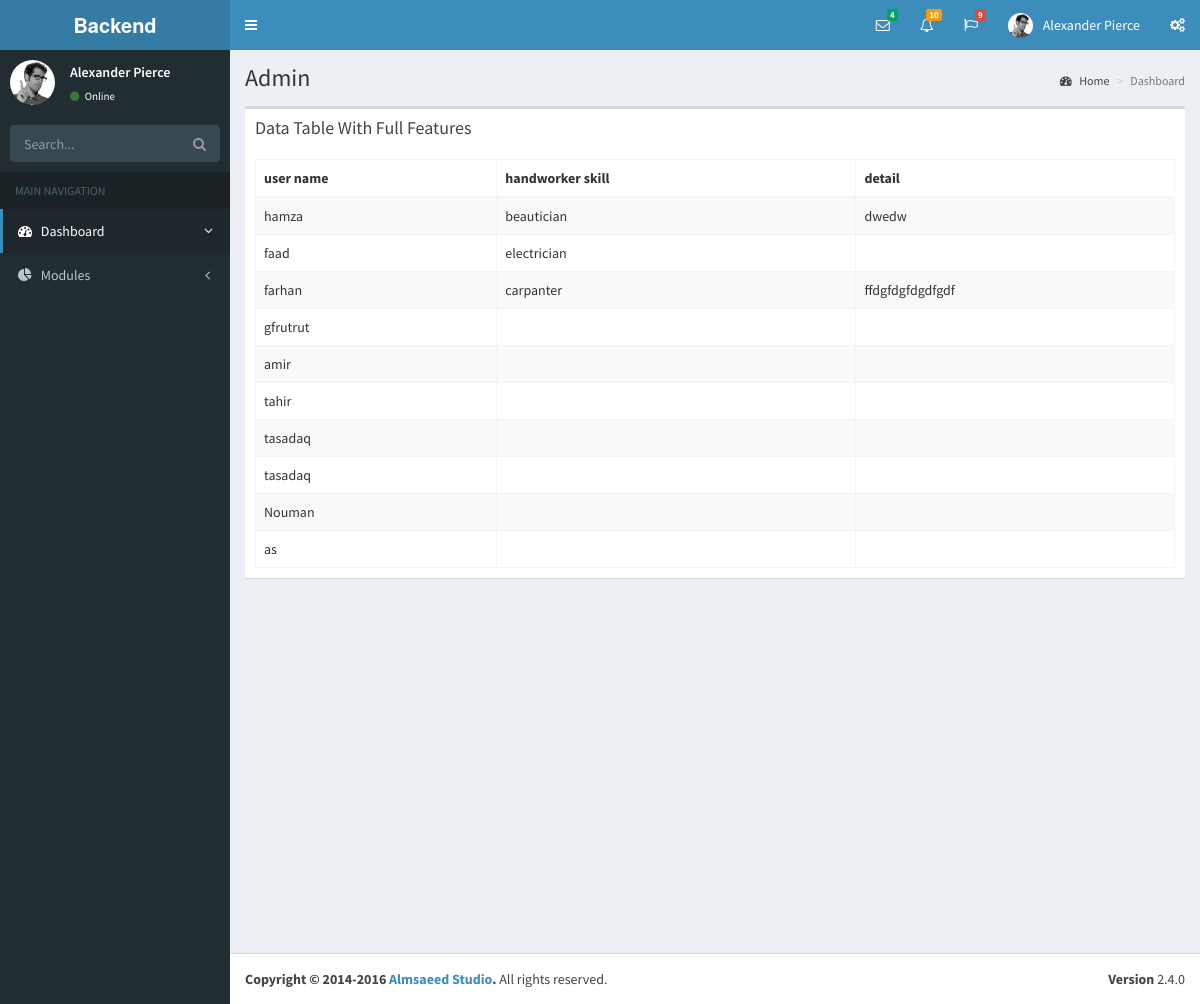
Screenshot of /backend/handworker_skills.php with the database file from the repository.
### tables this page shows
CREATE TABLE `user` (
  `user_id` int(11) NOT NULL,
  `category_id` int(11) NOT NULL,
  `sub_category_id` int(11) NOT NULL,
  `user_type` enum('Admin','Hand worker','Customer') NOT NULL,
  `user_name` varchar(30) NOT NULL,
  `user_image` varchar(250) NOT NULL,
  `user_email` varchar(30) NOT NULL,
  `user_pass` varchar(30) NOT NULL,
  `user_contact` varchar(30) NOT NULL,
  `user_address` varchar(30) NOT NULL,
  `date` timestamp NOT NULL DEFAULT CURRENT_TIMESTAMP
);

CREATE TABLE `handworker_skills` (
  `skill_id` int(11) NOT NULL,
  `user_id` int(11) NOT NULL,
  `skills` varchar(30) NOT NULL,
  `detail` varchar(200) NOT NULL
);

### mysql/MysqliDb.php (called while the page is built, shortened)
<?php
class MysqliDb
{
    public static $prefix = '';
    protected $_mysqli;
    protected $_query;
    protected $_queryOptions = array();
    protected $_orderBy = array();
    protected $_groupBy = array();
    protected $_bindParams = array('');
    protected $host;
    protected $socket;
    protected $_username;
    protected $_password;
    protected $db;
    protected $port;
    protected $charset;
    public $returnType = 'array';
    protected $_nestJoin = false;
    private $_tableName = '';
    protected $_mapKey = null;
    public function __construct($host = null, $username = null, $password = null, $db = null, $port = null, $charset = 'utf8', $socket = null)
    {
        $isSubQuery = false;
        if (is_object($host)) {
            $this->_mysqli = $host;
        } else
            if(is_string($host)) {
                $this->host = $host;
            }
        $this->_username = $username;
        $this->_password = $password;
        $this->db = $db;
        $this->port = $port;
        $this->charset = $charset;
        $this->socket = $socket;
    }
    public function connect()
    {
        $this->_mysqli = new mysqli($this->host, $this->_username, $this->_password, $this->db, $this->port, $this->socket);
        if ($this->charset) {
            $this->_mysqli->set_charset($this->charset);
        }
    }
    public function mysqli()
    {
        return $this->_mysqli;
    }
    protected function reset()
    {
        $this->_orderBy = array();
        $this->_groupBy = array();
        $this->_bindParams = array('');
        $this->_query = null;
        $this->_queryOptions = array();
        $this->returnType = 'array';
        $this->_nestJoin = false;
        $this->_forUpdate = false;
        $this->_lockInShareMode = false;
        $this->_tableName = '';
        $this->_updateColumns = null;
        $this->_mapKey = null;
    }
    public function get($tableName, $numRows = null, $columns = '*')
    {
        $column = is_array($columns) ? implode(', ', $columns) : $columns;
        if (strpos($tableName, '.') === false) {
            $this->_tableName = self::$prefix . $tableName;
        } else {
            $this->_tableName = $tableName;
        }
        $this->_query = 'SELECT ' . implode(' ', $this->_queryOptions) . ' ' .
            $column . " FROM " . $this->_tableName;
        $stmt = $this->_buildQuery($numRows);
        $stmt->execute();
        $res = $this->_dynamicBindResults($stmt);
        return $res;
    }
    protected function _determineType($item)
    {
        switch (gettype($item)) {
            case 'boolean':
            case 'integer':
                return 'i';
                break;
        }
        return '';
    }
    protected function _bindParam($value)
    {
        $this->_bindParams[0] .= $this->_determineType($value);
        array_push($this->_bindParams, $value);
    }
    protected function _buildPair($operator, $value)
    {
        if (!is_object($value)) {
            return ' ' . $operator . ' ? ';
        }
        $subQuery = $value->getSubQuery();
        return " " . $operator . " (" . $subQuery['query'] . ") " . $subQuery['alias'];
    }
    protected function _buildQuery($numRows = null, $tableData = null)
    {
        $stmt = $this->_prepareQuery();
        if (count($this->_bindParams) > 1) {
            call_user_func_array(array($stmt, 'bind_param'), $this->refValues($this->_bindParams));
        }
        return $stmt;
    }
    protected function _dynamicBindResults(mysqli_stmt $stmt)
    {
        $parameters = array();
        $results = array();
        $mysqlLongType = 252;
        $shouldStoreResult = false;
        $meta = $stmt->result_metadata();
        $row = array();
        while ($field = $meta->fetch_field()) {
            if ($this->_nestJoin && $field->table != $this->_tableName) {
                $field->table = substr($field->table, strlen(self::$prefix));
                $row[$field->table][$field->name] = null;
                $parameters[] = & $row[$field->table][$field->name];
            } else {
                $row[$field->name] = null;
                $parameters[] = & $row[$field->name];
            }
        }
        call_user_func_array(array($stmt, 'bind_result'), $parameters);
        while ($stmt->fetch()) {
            if ($this->returnType == 'object') {
                $result = new stdClass ();
                foreach ($row as $key => $val) {
                    if (is_array($val)) {
                        $result->$key = new stdClass ();
                        foreach ($val as $k => $v) {
                            $result->$key->$k = $v;
                        }
                    } else {
                        $result->$key = $val;
                    }
                }
            } else {
                $result = array();
                foreach ($row as $key => $val) {
                    if (is_array($val)) {
                        foreach ($val as $k => $v) {
                            $result[$key][$k] = $v;
                        }
                    } else {
                        $result[$key] = $val;
                    }
                }
            }
            if ($this->_mapKey) {
                $results[$row[$this->_mapKey]] = count($row) > 2 ? $result : end($result);
            } else {
                array_push($results, $result);
            }
        }
        return $results;
    }
    protected function _buildCondition($operator, &$conditions)
    {
        if (empty($conditions)) {
            return;
        }
        $this->_query .= ' ' . $operator;
        foreach ($conditions as $cond) {
            list ($concat, $varName, $operator, $val) = $cond;
            $this->_query .= " " . $concat . " " . $varName;
            switch (strtolower($operator)) {
                default:
                    if (is_array($val)) {
                        $this->_bindParams($val);
                    } elseif ($val === null) {
                        $this->_query .= ' ' . $operator . " NULL";
                    } elseif ($val != 'DBNULL' || $val == '0') {
                        $this->_query .= $this->_buildPair($operator, $val);
                    }
            }
        }
    }
    protected function _buildGroupBy()
    {
        if (empty($this->_groupBy)) {
            return;
        }
        $this->_query .= " GROUP BY ";
        $this->_query = rtrim($this->_query, ', ') . " ";
    }
    protected function _buildOrderBy()
    {
        if (empty($this->_orderBy)) {
            return;
        }
        $this->_query .= " ORDER BY ";
        $this->_query = rtrim($this->_query, ', ') . " ";
    }
    protected function _prepareQuery()
    {
        if (!$stmt = $this->mysqli()->prepare($this->_query)) {
            $msg = $this->mysqli()->error . " query: " . $this->_query;
            $num = $this->mysqli()->errno;
            $this->reset();
            throw new Exception($msg, $num);
        }
        return $stmt;
    }
    protected function refValues(array &$arr)
    {
        if (strnatcmp(phpversion(), '5.3') >= 0) {
            $refs = array();
            foreach ($arr as $key => $value) {
                $refs[$key] = & $arr[$key];
            }
            return $refs;
        }
        return $arr;
    }
    protected function replacePlaceHolders($str, $vals)
    {
        $i = 1;
        $newStr = "";
        while ($pos = strpos($str, "?")) {
            $val = $vals[$i++];
            $newStr .= substr($str, 0, $pos) . "'" . $val . "'";
            $str = substr($str, $pos + 1);
        }
        $newStr .= $str;
        return $newStr;
    }
}

### config.php (called while the page is built, shortened)
<?php
   require_once ('mysql/MysqliDb.php');
   $db2 = new MysqliDb (DB_SERVER, DB_USERNAME, DB_PASSWORD, DB_DATABASE);
?>

### backend/handworker_skills.php (the view, shortened to what this page needs)
     <?php $baseurl = "http://localhost/handworker/backend/assets/";  ?>
 <?php include "header.php";
 include '../config.php';
$users = $db2->get('user');
 ?>
  <aside class="main-sidebar">
    <section class="sidebar">
      <div class="user-panel">
        <div class="pull-left image">
          <img src="<?php echo $baseurl;  ?>dist/img/user2-160x160.jpg" class="img-circle" alt="User Image">
        </div>
        <div class="pull-left info">
          <p>Alexander Pierce</p>
          <a href="#"><i class="fa fa-circle text-success"></i> Online</a>
        </div>
      </div>
      <form action="#" method="get" class="sidebar-form">
        <div class="input-group">
          <input type="text" name="q" class="form-control" placeholder="Search...">
          <span class="input-group-btn">
                <button type="submit" name="search" id="search-btn" class="btn btn-flat"><i class="fa fa-search"></i>
                </button>
              </span>
        </div>
      </form>
    <?php include "sidebar.php";  ?>
    </section>
  </aside>
  <div class="content-wrapper">
    <section class="content-header">
      <h1>Admin</h1>
      <ol class="breadcrumb">
        <li><a href="#"><i class="fa fa-dashboard"></i> Home</a></li>
        <li class="active">Dashboard</li>
      </ol>
    </section>
    <section class="content">
    <div class="box">
            <div class="box-header">
              <h3 class="box-title">Data Table With Full Features</h3>
            </div>
            <div class="box-body">
              <table id="example1" class="table table-bordered table-striped">
                <thead>
                <tr>
                  <th>user name</th>
                  <th>handworker skill</th>
                  <th>detail</th>
                </tr>
                </thead>
                <tbody>
                <?php if($users) { foreach ($users as $user){
                  $db2->where('user_id',$user['user_id']);
                  $handworker_skills = $db2->get('handworker_skills');
                  $detail_skill = '';
                  $detail_detail = '';
                  foreach($handworker_skills as $handworker_skill)
                  {
                     $detail_skill .= $handworker_skill['skills'].'<br>';
                     $detail_detail .= $handworker_skill['detail'].'<br>';
                  }
                  ?>
                <tr>
                <td><?php echo $user['user_name'] ?></td>
                  <td><?php echo $detail_skill ?></td>
                  <td><?php echo $detail_detail ?></td>
                </tr>
                <?php  } } ?>
              </table>
            </div>
          </div>
    </section>
  </div>
  <footer class="main-footer">
    <div class="pull-right hidden-xs">
      <b>Version</b> 2.4.0
    </div>
    <strong>Copyright &copy; 2014-2016 <a href="https://adminlte.io">Almsaeed Studio</a>.</strong> All rights
    reserved.
  </footer>
</div>
</body>
</html>

### rows the page displays
user: user_name "hamza", handworker_skills.skills "beautician", handworker_skills.detail "dwedw"
user: user_name "faad", handworker_skills.skills "electrician"
user: user_name "farhan", handworker_skills.skills "carpanter", handworker_skills.detail "ffdgfdgfdgdfgdf"
user: user_name "gfrutrut"
user: user_name "amir"
user: user_name "tahir"
user: user_name "tasadaq"
user: user_name "tasadaq"
user: user_name "Nouman"
user: user_name "as"
